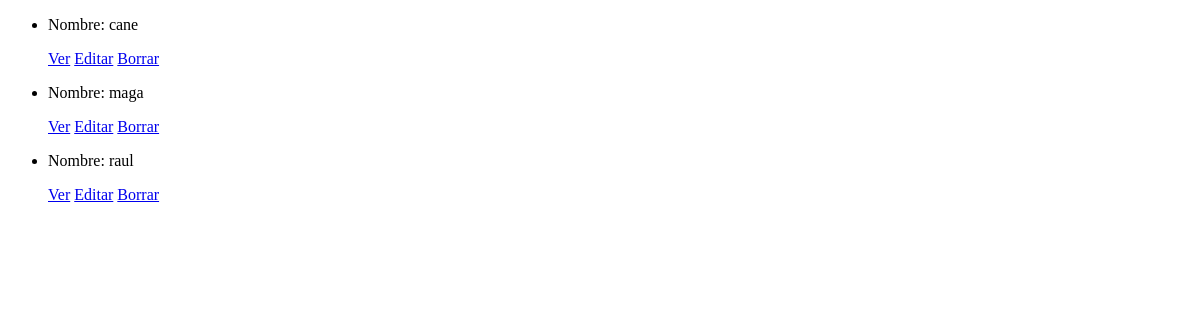
The app's page /app_3er/adopcion/list, older data.
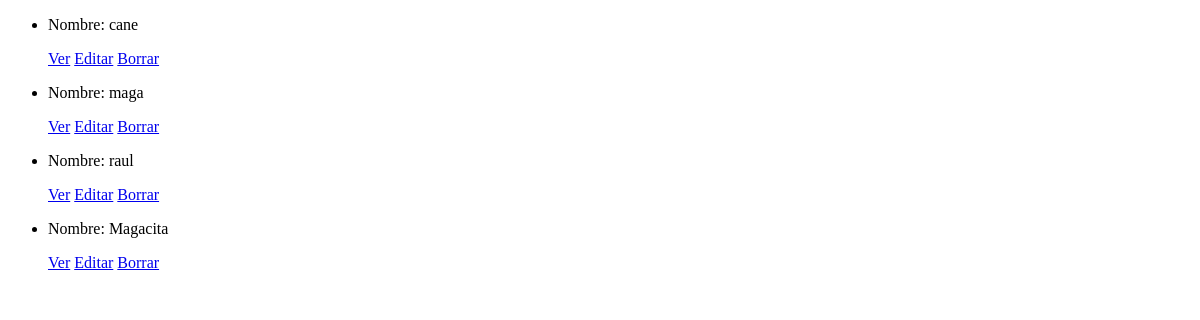
The same page, newer data.
### app_3er/models.py (models this page shows, shortened)
class Adopcion(models.Model):
    SEXO_CHOICES = [
        ('macho', 'Macho'),
        ('hembra', 'Hembra'),
    ]
    nombre = models.CharField(max_length=40)
    sexo = models.CharField(max_length=40, choices=SEXO_CHOICES)

### app_3er/views.py (the view)
# urls.py: path('adopcion/list', views.AdopcionList.as_view(), name='List'),
class AdopcionList(ListView):
	model = Adopcion
	template_name = "app_3er/adopcion_list.html"

### app_3er/templates/app_3er/adopcion_list.html (shortened to what this page needs)
<!DOCTYPE html>
<html lang="en">
<head>
</head>
<body>
    <ul>
        {% for adopcion in object_list %}
            <li>
                <p>Nombre: {{ adopcion.nombre }}</p>
                <p>
                    <a href="{% url 'Detail' adopcion.id %}">Ver</a>
                    <a href="{% url 'Edit' adopcion.id %}">Editar</a>
                    <a href="{% url 'Delete' adopcion.id %}">Borrar</a>
                </p>
            </li>
            {% endfor %}
        </ul>
</body>
</html>

Row changes from the older to the newer data that the page shows:
added Adopcion: nombre "Magacita"
